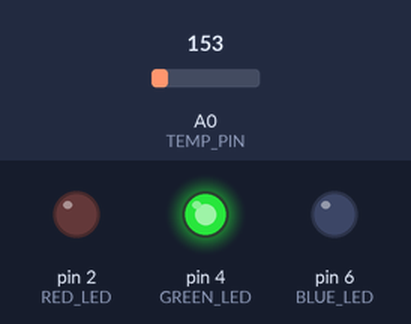
Simulated run of this sketch. Board: Arduino Uno, built with avr-gcc and run on an emulated ATmega328P. On the bench: output pins drawn as LEDs (lit = HIGH). The inputs (shaded band) are chosen by the test bench; at power-on: A0 (TEMP_PIN) = 153. What the sketch prints to the serial monitor is not drawn.

Above: at 1.2 s.
1.3 s: A0 (TEMP_PIN) set to 195
Timing chart, 0 to 4.3 s (numbered marks = the images above; inputs shaded):
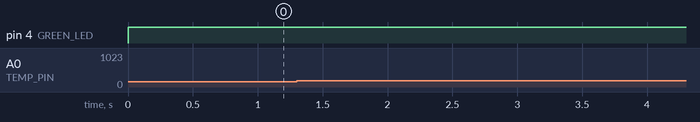

The sketch:

TempSensor.ino
```cpp
// (licence header left out)
const int TEMP_PIN = 0;
const int RED_LED = 2;
const int GREEN_LED = 4;
const int BLUE_LED = 6;

void setup()
{
	Serial.begin(9600);

	// leds
	pinMode(RED_LED, OUTPUT);
	pinMode(GREEN_LED, OUTPUT);
	pinMode(BLUE_LED, OUTPUT);
}

int tempStatus(float t)
{
	if (t <= 0) {
		return -1;
	} else if (t >= 1 && t <= 99) {
		return 0;
	} else {
		return 1;
	}
}

void blink(int led)
{
	digitalWrite(led, HIGH);
}

void turn_off(int led)
{
	digitalWrite(led, LOW);
}

void serial_output(double v, double c, double f)
{
	Serial.println("-=-=-=-=-=-");
	Serial.print("voltage: ");
	Serial.println(v);
	Serial.print("  deg C: ");
	Serial.println(c);
	Serial.print("  deg F: ");
	Serial.println(f);
}

void led_controller(double c)
{
	switch (tempStatus(c)) {
		case -1: // freezing and below
			blink(BLUE_LED);
			turn_off(RED_LED);
			turn_off(GREEN_LED);
			break;
		case 1: // boiling and above
			blink(RED_LED);
			turn_off(GREEN_LED);
			turn_off(BLUE_LED);
			break;
		default: // normal
			blink(GREEN_LED);
			turn_off(RED_LED);
			turn_off(BLUE_LED);
			break;
	}
}

void loop()
{
	float
		voltage = getVoltage(),
		degreesC = getdegreesC(),
		degreesF = getdegreesF();

	serial_output(voltage, degreesC, degreesF);
	led_controller(degreesC);

	delay(100);
}

double getVoltage()
{
	return (analogRead(TEMP_PIN) * 0.004882814);
}

double getdegreesC()
{
	return (getVoltage() - 0.5) * 100.0;
}

double getdegreesF()
{
	return  getdegreesC() * (9.0/5.0) + 32.0;
}
```

Measured:
- after the input at 1.3 s, every drawn part: stays the same
